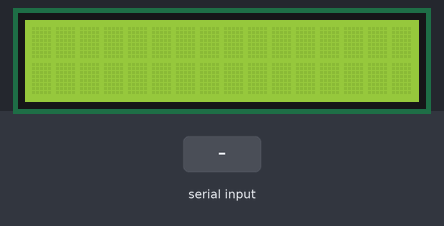
Bench run of a sketch on a simulated Arduino Uno, built with avr-gcc and run on an emulated ATmega328P. Parts: 16×2 character LCD. Inputs (shaded band) come from the test bench.

Above: at 1.2 s.
1.3 s: "A" received over the second serial link
At 1.7 s:
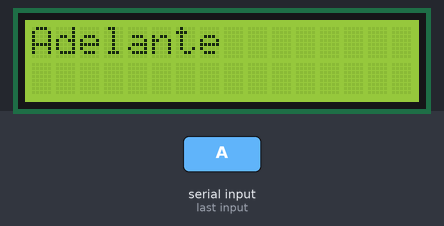
2.8 s: "B" received over the second serial link
At 4.0 s:
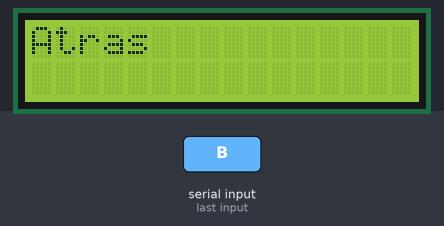
4.3 s: "C" received over the second serial link
At 5.2 s:
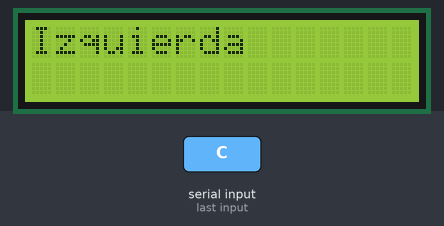
5.8 s: "D" received over the second serial link
At 6.4 s:
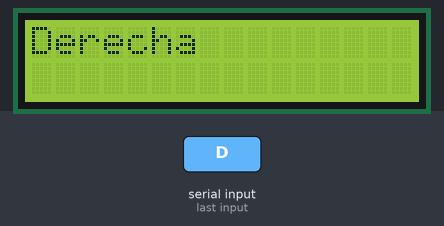
7.3 s: "E" received over the second serial link
At 8.5 s:
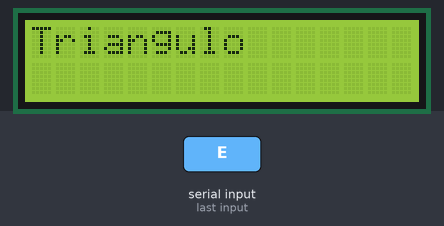
8.8 s: "F" received over the second serial link
At 9.8 s:
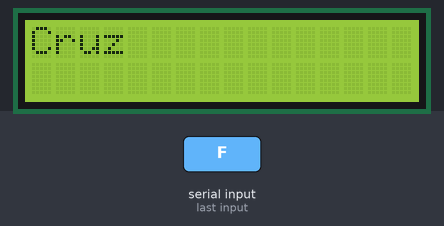
Timing chart, 0 to 11.3 s (numbered marks = the images above; inputs shaded):
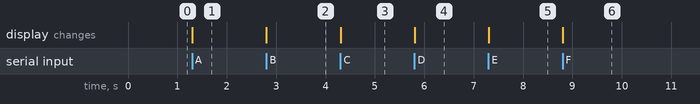

Measured:
- after the input at 1.3 s, the display: changes at once (image 1)
- after the input at 2.8 s, the display: changes at once (image 2)
- after the input at 4.3 s, the display: changes at once (image 3)
- after the input at 5.8 s, the display: changes at once (image 4)
- after the input at 7.3 s, the display: changes at once (image 5)
- after the input at 8.8 s, the display: changes at once (image 6)

The sketch:

CarroRemoto.ino
```cpp
#include <SoftwareSerial.h>
SoftwareSerial blue(3,4);

#include <LiquidCrystal.h>
int RS=7;
int E=8;
int d4=9;
int d5=10;
int d6=11;
int d7=12;
int pincontraste_pwm=6;
int grado_contraste=130;
LiquidCrystal lcd(RS,E,d4,d5,d6,d7);

void setup() {
  lcd.begin(16, 2);
  blue.begin(9600);

}

void loop() {
  analogWrite(pincontraste_pwm,grado_contraste);
  // see if there's incoming serial data:
  if (blue.available() > 0) {
    // read the oldest byte in the serial buffer:
    int incomingByte = blue.read();

     // action depending on the instruction
    // as well as sending a confirmation back to the app
    switch (incomingByte) {
      case 'A':
       lcd.clear();
      lcd.setCursor(0,0);
      lcd.print("Adelante");
      delay(100);
        break;
        case 'B':
        lcd.clear();
       lcd.setCursor(0,0);
   lcd.print("Atras");
        delay(100);
        break;
      case 'C':
        lcd.clear();
       lcd.print("Izquierda");
        delay(100);
        break;
      case 'D':
        lcd.clear();
       lcd.print("Derecha");
        delay(100);
        break;
      case 'E':
        lcd.clear();
       lcd.print("Triangulo");
        delay(100);
        break;
      case 'F':
         lcd.clear();
        lcd.print("Cruz");
        delay(100);
        break;
      case 'G':
        lcd.clear();
        lcd.print("Cuadro");
        delay(100);
        break;
        case 'H':
        lcd.clear();
        lcd.print("Circulo");
        delay(100);
        break;
      default:
        // if nothing matches, do nothing
        break;
    }
  }
}
```
